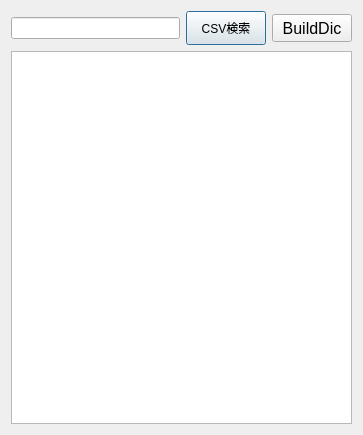
<?xml version="1.0" encoding="UTF-8"?>
<ui version="4.0">
 <class>CsvDictionarySarchDialog</class>
 <widget class="QDialog" name="CsvDictionarySarchDialog">
  <property name="geometry">
   <rect>
    <x>0</x>
    <y>0</y>
    <width>363</width>
    <height>435</height>
   </rect>
  </property>
  <property name="windowTitle">
   <string>Dialog</string>
  </property>
  <layout class="QVBoxLayout" name="verticalLayout_2">
   <item>
    <layout class="QVBoxLayout" name="verticalLayout">
     <item>
      <layout class="QHBoxLayout" name="horizontalLayout">
       <item>
        <widget class="QLineEdit" name="SarchWordLineEdit"/>
       </item>
       <item>
        <widget class="QPushButton" name="CSVSarchButton">
         <property name="minimumSize">
          <size>
           <width>80</width>
           <height>34</height>
          </size>
         </property>
         <property name="text">
          <string>CSV検索</string>
         </property>
        </widget>
       </item>
       <item>
        <widget class="QPushButton" name="BuildDictionaryButton">
         <property name="minimumSize">
          <size>
           <width>75</width>
           <height>28</height>
          </size>
         </property>
         <property name="font">
          <font>
           <pointsize>12</pointsize>
          </font>
         </property>
         <property name="text">
          <string>BuildDic</string>
         </property>
        </widget>
       </item>
      </layout>
     </item>
     <item>
      <widget class="QPlainTextEdit" name="outputText">
       <property name="readOnly">
        <bool>true</bool>
       </property>
      </widget>
     </item>
    </layout>
   </item>
  </layout>
 </widget>
 <resources/>
 <connections>
  <connection>
   <sender>SarchWordLineEdit</sender>
   <signal>editingFinished()</signal>
   <receiver>CsvDictionarySarchDialog</receiver>
   <slot>SarchWordEdit()</slot>
   <hints>
    <hint type="sourcelabel">
     <x>46</x>
     <y>27</y>
    </hint>
    <hint type="destinationlabel">
     <x>-13</x>
     <y>26</y>
    </hint>
   </hints>
  </connection>
  <connection>
   <sender>CSVSarchButton</sender>
   <signal>clicked()</signal>
   <receiver>CsvDictionarySarchDialog</receiver>
   <slot>CsvSarchButtonClicked()</slot>
   <hints>
    <hint type="sourcelabel">
     <x>260</x>
     <y>28</y>
    </hint>
    <hint type="destinationlabel">
     <x>261</x>
     <y>-12</y>
    </hint>
   </hints>
  </connection>
  <connection>
   <sender>BuildDictionaryButton</sender>
   <signal>clicked()</signal>
   <receiver>CsvDictionarySarchDialog</receiver>
   <slot>BuildDictionaryButtonClicked()</slot>
   <hints>
    <hint type="sourcelabel">
     <x>338</x>
     <y>27</y>
    </hint>
    <hint type="destinationlabel">
     <x>338</x>
     <y>3</y>
    </hint>
   </hints>
  </connection>
 </connections>
 <slots>
  <slot>SarchWordEdit()</slot>
  <slot>CsvSarchButtonClicked()</slot>
  <slot>BuildDictionaryButtonClicked()</slot>
 </slots>
</ui>
